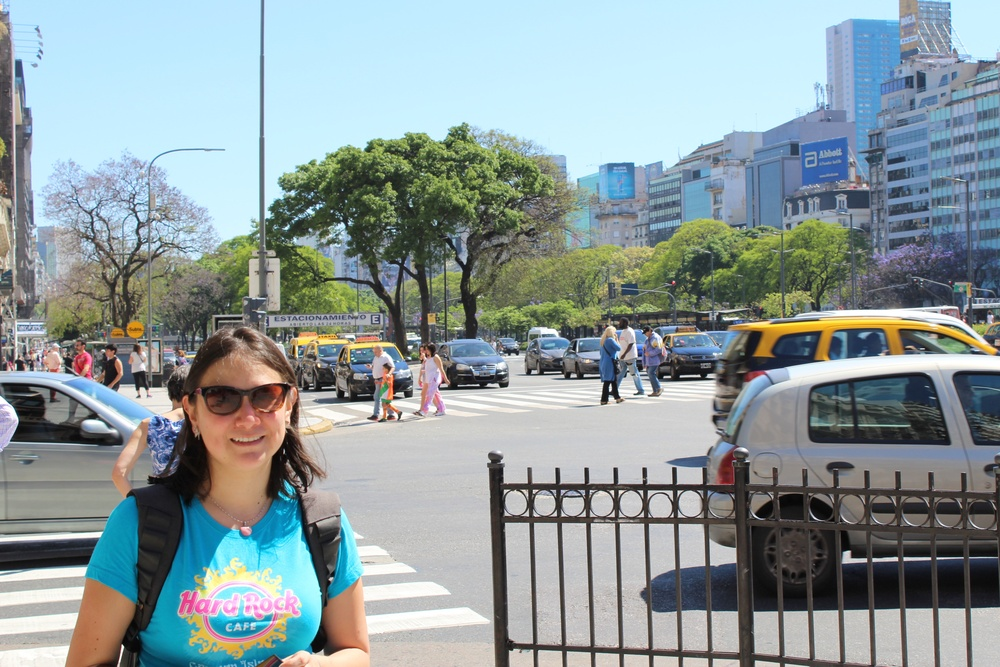
#> input picture DCD/module_5/class_6/original_files/ImagenesLab06/IMG_0041_2.JPG, 1000 x 667 px, shrunk from 4814 x 3210 before the run, found by its file name
$ jupyter execute --allow-errors Lab06py_APIsPreentrenadas.ipynb   (shell and % lines are left out)
#> lines starting #> are read from the running program, lines starting #| are printed output that depends on the picture
# Lab06 - APIs Preentrnados en AWS

Ya hemos visto diferentes maneras de implementar nuestro modelo de IA (Bien sea ML o DL) para poder ser usado en un ambiente productivo.  También vimos como, algunos proveedores de servicios en la Nube ofrecen modelos preentrenadospara para casos de uso comunes que podemos usar inmediatamente sin necsidad de entrenarlos en nuestro propio dataset.

**Ventajas**
- No hay que entrenar un modelo desde ceros
- No es necesario conocer todos los algoritmos e hiperparámetros involucrados
- Solo pago por las veces que invoco el modelo

**Desventajas**
- Funciona solo para casos de uso específicos, muy generales
- No se tiene control de el algorítmo o hiperparámetros utilizados

[cell 1]
import boto3
import datetime
import cv2
import matplotlib.pyplot as plt
import matplotlib.image as mpimg

from botocore.client import Config
%pylab inline

Lo primero que debemos hacer para utilizar los servicios en la nube de AWS es crear una [cuenta](https://portal.aws.amazon.com/billing/signup#/start) y generar dentro de ella un usuario y un [API key](https://console.aws.amazon.com/iam/home?region=us-east-1#/users) que es la clave de acceso que nos dará permisos para utilizar todas las APIs de IA.
Para no tomar tanto tiempo en estos pasos, **para este laboratorio** vamos a usar las siguientes credenciales temporales:
- *key_id* y *access_key*: Llaves de acceso (API key) creadas exclusivamente para este laboratorio
- *aws_bucket_name*: Espacio de almacenamiento (bucket) creado exclusivamente para este laboratorio
- *directorio*: carpeta, dentro del espacio de almacenamiento para almacenar sus imágenes **por favor cambie esta variable a su nombre o su número de cédula para no confundir su espacio de trabajo con otros estudiantes**

[cell 2]
key_id = 'AKIA2MH4X3ODRXLMXS76'
access_key = 'W3oUtd1BA3F0RDe1CCU6D9ry+jeYzcqhlWPBWRxd'
aws_bucket_name = 'laboratorio-dip'
directorio='monita'    ## CAMBIAR NOMBRE DIRECTORIO

El servicio de APIs de modelos de IA se basan también en el servicio de almacenamiento (*Bucket*) llamado *S3* en donde se espera que se encuentran las imágenes a procesar.  Para crear su propio bucket de almacenamiento puede hacerlo [aquí](https://s3.console.aws.amazon.com/s3/home), pero para este laboratorio vaos a trabajar en un bucket ya creado: *laboratorio-dip*.

La siguiente función permite subir una imagen desde si File System al bucket *laboratorio-dip* y va a ser usada cada vez que invoquemos los modelos pues estos leen directamente del bucket:

[cell 3]
def subir_imagen_s3(nombre_archivo) :
    # Llamado al servicio de Almacenamiento S3
    s3 = boto3.client('s3',
                        aws_access_key_id=key_id,
                        aws_secret_access_key=access_key,
                        region_name='us-east-1',
                        config=Config(signature_version='s3v4')
                        )

    # Usar ese servicio para subir una imagen:
    s3.upload_file(nombre_archivo, 'laboratorio-dip', '/'+directorio+'/'+nombre_archivo)

El servicio de APIs de modelos preentrenados de IA de Amazon se llama **[Rekognition](https://aws.amazon.com/es/rekognition/?blog-cards.sort-by=item.additionalFields.createdDate&blog-cards.sort-order=desc)** y permite invocar diferentes funciones de acuerdo al modelo que queramos utilizar:

### 6a. API de Detección de Objetos

Amazon Rekognition cuenta ya con un modelo de detección de objetos comunes que podemos usar directamente sobre nuestras imagenes cuando no necesitamos detectar cosas muy específicas.  Para conocer más a detalle el funcionamiento, cobros y ejemplos gráficos de este servicio podemos consultar su [documentación](https://console.aws.amazon.com/rekognition/home?region=us-east-1#/label-detection)

[cell 4]
def detect_objects(nombre_archivo) :
#> called with nombre_archivo = 'data/ImagenesLab06/IMG_0041_2.JPG'
    subir_imagen_s3(nombre_archivo)
#> (the call stopped at in subir_imagen_s3, `s3 = boto3.client('s3', aws_access_key_id=key_id, aws_secret_access_ke..`: botocore is not available in this run)
    plt.imshow(mpimg.imread(nombre_archivo))
    plt.yticks([])
    plt.xticks([])

    REKOGNITION_CLIENT = boto3.client("rekognition",
                                      aws_access_key_id=key_id,
                                      aws_secret_access_key=access_key,
                                     region_name='us-east-1')

    detect_dict = REKOGNITION_CLIENT.detect_labels(
        Image={
            "S3Object": {
                "Bucket": "laboratorio-dip",
                "Name": "/"+directorio+'/'+nombre_archivo
            }
        },
        MaxLabels=100,
        MinConfidence=70.0
    )
    return detect_dict

[cell 5]
imagen_ejemplo = 'data/ImagenesLab06/IMG_0041_2.JPG'
#> (the rest of this cell did not finish here and is left out)

#> (a cell that did not finish here is left out)

[cell 7]
img = cv2.imread(imagen_ejemplo)
img=cv2.cvtColor(img, cv2.COLOR_BGR2RGB)
#> img is the input picture: shape (667, 1000, 3); mean R, G, B 140.9, 154.5, 156.4
(H, W, D) = img.shape
#> H = 667; W = 1000; D = 3
print('Tamaño:'+ str((H, W, D)))
#| Tamaño:(667, 1000, 3)

#> (the rest of this cell did not finish here and is left out)

### 6b. API de Detección de Rostros

Amazon Rekognition cuenta ya con un modelo de detección de atributos en los rostros de las personas (*género, edad, felicidad, gafas, barba, etc.*) que podemos usar directamente sobre nuestras imagenes.  Para conocer más a detalle el funcionamiento, cobros y ejemplos gráficos de este servicio podemos consultar su [documentación](https://console.aws.amazon.com/rekognition/home?region=us-east-1#/face-detection)

[cell 8]
def facial_recognition(nombre_archivo) :
#> called with nombre_archivo = 'data/ImagenesLab06/IMG_0041_2.JPG'
    subir_imagen_s3(nombre_archivo)
#> (the call stopped at in subir_imagen_s3, `s3 = boto3.client('s3', aws_access_key_id=key_id, aws_secret_access_ke..`: botocore is not available in this run)
    plt.imshow(mpimg.imread(nombre_archivo))
    plt.yticks([])
    plt.xticks([])

    REKOGNITION_CLIENT = boto3.client("rekognition",
                                      aws_access_key_id=key_id,
                                      aws_secret_access_key=access_key,
                                     region_name='us-east-1')

    return REKOGNITION_CLIENT.detect_faces(
        Image={
            "S3Object": {
                "Bucket": "laboratorio-dip",
                "Name": "/"+ directorio +"/"+nombre_archivo
            }
        },
        Attributes=["ALL"]
    )

[cell 9]
imagen_ejemplo = 'data/ImagenesLab06/IMG_0041_2.JPG'
#> (the rest of this cell did not finish here and is left out)

#> (a cell that did not finish here is left out)

[cell 11]
img = cv2.imread(imagen_ejemplo)
img=cv2.cvtColor(img, cv2.COLOR_BGR2RGB)
(H, W, D) = img.shape
#> (the rest of this cell did not finish here and is left out)

### 6c. API de Comparación de Rostros

Amazon Rekognition cuenta ya con un modelo de comparación de rostros entre dos imágenes. Este modelo nos permite, sin necesdad de hacer un modelo de reconocimiento de personas particular, detectar si una persona en una imagen (*Referencia*) se encuentra en otra imagen a analizar (*Objetivo*).  Para conocer más a detalle el funcionamiento, cobros y ejemplos gráficos de este servicio podemos consultar su [documentación](https://console.aws.amazon.com/rekognition/home?region=us-east-1#/face-comparison)

[cell 12]
# En este caso necesitamos dos imágenes, la de referencia y la objetivo que vamos a analizar
def compare_faces(imagen_referencia, imagen_objetivo) :
#> called with imagen_referencia = 'data/ImagenesLab06/MonitaRB.JPG', imagen_objetivo = 'data/ImagenesLab06//IMG_0051_2.JPG'
    plt.figure(figsize=(10,8))
    subir_imagen_s3(imagen_referencia)
#> (the call stopped at in subir_imagen_s3, `s3 = boto3.client('s3', aws_access_key_id=key_id, aws_secret_access_ke..`: botocore is not available in this run)
    plt.subplot(1, 2, 1)
    plt.imshow(mpimg.imread(imagen_referencia))
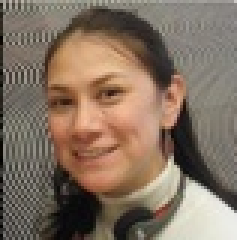
#> input picture DCD/module_5/class_6/original_files/ImagenesLab06/MonitaRB.jpg, 79 x 80 px, shrunk from 380 x 383 before the run, found by its file name (shown 3 times larger)
    plt.xticks([])
    plt.yticks([])

    subir_imagen_s3(imagen_objetivo)
#> (the call stopped at in subir_imagen_s3, `s3 = boto3.client('s3', aws_access_key_id=key_id, aws_secret_access_ke..`: botocore is not available in this run)
    plt.subplot(1, 2, 2)
    plt.imshow(mpimg.imread(imagen_objetivo))
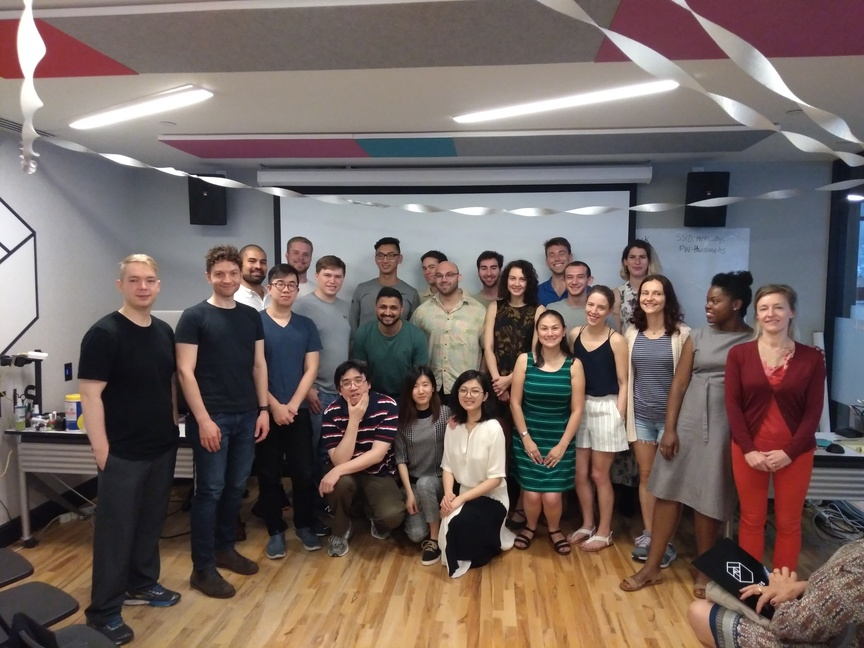
#> input picture DCD/module_5/class_6/jupyter/data/IMG_0051_2.jpg, 864 x 648 px, shrunk from 4160 x 3120 before the run, found by its file name
    plt.xticks([])
    plt.yticks([])

    REKOGNITION_CLIENT = boto3.client("rekognition",
                                      aws_access_key_id=key_id,
                                      aws_secret_access_key=access_key,
                                     region_name='us-east-1')

    return REKOGNITION_CLIENT.compare_faces(
      SourceImage={
          'S3Object': {
              'Bucket': "laboratorio-dip",
              "Name": "/"+ directorio +"/"+imagen_referencia
          }
      },
      TargetImage={
          'S3Object': {
              'Bucket': "laboratorio-dip",
              "Name": "/"+ directorio +"/"+imagen_objetivo
          }
      }
  )

[cell 13]
imagen_referencia = 'data/ImagenesLab06/MonitaRB.JPG'
imagen_ejemplo = 'data/ImagenesLab06//IMG_0051_2.JPG'
#> (the rest of this cell did not finish here and is left out)

#> (a cell that did not finish here is left out)

[cell 15]
img = cv2.imread(imagen_ejemplo)
#> img: shape (648, 864, 3)
img=cv2.cvtColor(img, cv2.COLOR_BGR2RGB)
#> img is the input picture: shape (648, 864, 3); mean R, G, B 114.2, 100.4, 96.1
(H, W, D) = img.shape
#> H = 648; W = 864
color = (0, 255, 0) # Verde, solo marca la primera

#> (the rest of this cell did not finish here and is left out)

### 6d. API de OCR (detección de Caracteres)

Amazon Rekognition cuenta ya con un modelo de detección de Caractéres (OCR). Este modelo nos permite, sin necesidad de hacer un modelo de reconocimiento de letras o de un idioma en particuar, detectar palabras o frases en una imagen.  Para conocer más a detalle el funcionamiento, cobros y ejemplos gráficos de este servicio podemos consultar su [documentación](https://console.aws.amazon.com/rekognition/home?region=us-east-1#/text-detection)

[cell 16]
def detect_text_image(nombre_imagen) :
#> called with nombre_imagen = 'data/ImagenesLab06/texto_imagen.JPG'
    subir_imagen_s3(nombre_imagen)
#> (the call stopped at in subir_imagen_s3, `s3 = boto3.client('s3', aws_access_key_id=key_id, aws_secret_access_ke..`: botocore is not available in this run)
    plt.imshow(mpimg.imread(nombre_imagen))
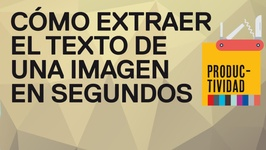
#> input picture DCD/module_5/class_6/jupyter/data/texto_imagen.jpg, 266 x 150 px, shrunk from 1280 x 720 before the run, found by its file name
    plt.yticks([])
    plt.xticks([])

    REKOGNITION_CLIENT = boto3.client("rekognition",
                                      aws_access_key_id=key_id,
                                      aws_secret_access_key=access_key,
                                     region_name='us-east-1')

    return REKOGNITION_CLIENT.detect_text(
      Image={
          'S3Object': {
              'Bucket': "laboratorio-dip",
              "Name": "/"+ directorio +"/"+nombre_imagen
          }
      }
  )

[cell 17]
imagen_ejemplo = 'data/ImagenesLab06/texto_imagen.JPG'
#> (the rest of this cell did not finish here and is left out)

#> (a cell that did not finish here is left out)

[cell 19]
img = cv2.imread(imagen_ejemplo)
#> img: shape (150, 266, 3)
img=cv2.cvtColor(img, cv2.COLOR_BGR2RGB)
#> img is the input picture: shape (150, 266, 3); mean R, G, B 177.9, 162.5, 122.8
(H, W, D) = img.shape
#> H = 150; W = 266
color = (0, 255, 0) # Verde, solo marca la primera

#> (the rest of this cell did not finish here and is left out)

### 6e. API de Reconocimiento de Celebridades

Amazon Rekognition cuenta ya con un modelo de detección de celebridades. Este modelo nos permite, sin necesidad de hacer un modelo de reconocimiento facial de cada persona en particular, detectar rostros de personas reconocidas públicamente.  Para conocer más a detalle el funcionamiento, cobros y ejemplos gráficos de este servicio podemos consultar su [documentación](https://console.aws.amazon.com/rekognition/home?region=us-east-1#/celebrity-detection)

[cell 20]
def detect_celebrities(nombre_imagen) :
#> called with nombre_imagen = 'data/ImagenesLab06/selfie_famosos.JPG'
    subir_imagen_s3(nombre_imagen)
#> (the call stopped at in subir_imagen_s3, `s3 = boto3.client('s3', aws_access_key_id=key_id, aws_secret_access_ke..`: botocore is not available in this run)
    plt.imshow(mpimg.imread(nombre_imagen))
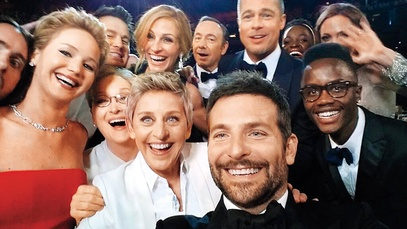
#> input picture DCD/module_5/class_6/original_files/ImagenesLab06/selfie_famosos.jpg, 407 x 229 px, shrunk from 1960 x 1102 before the run, found by its file name
    plt.yticks([])
    plt.xticks([])

    REKOGNITION_CLIENT = boto3.client("rekognition",
                                      aws_access_key_id=key_id,
                                      aws_secret_access_key=access_key,
                                     region_name='us-east-1')

    return REKOGNITION_CLIENT.recognize_celebrities(
      Image={
          'S3Object': {
              'Bucket': "laboratorio-dip",
              "Name": "/"+ directorio +"/"+nombre_imagen
          }
      }
  )
